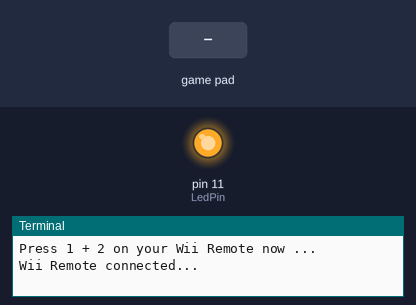
Simulated run of this program. Board: Raspberry Pi (header pin numbers). Parts: output pins drawn as LEDs (lit = HIGH), the last lines printed to the terminal. The test bench sets the inputs (shaded band).

Above: at 3.2 s.
3.3 s: game-controller BTN A pressed
At 4.1 s:
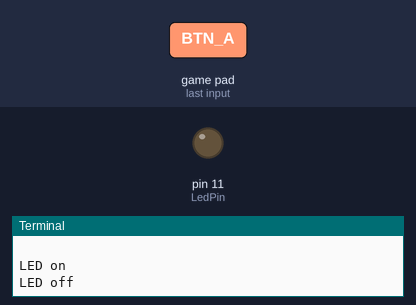
Timing chart, 0 to 6.3 s (numbered marks = the images above; inputs shaded):
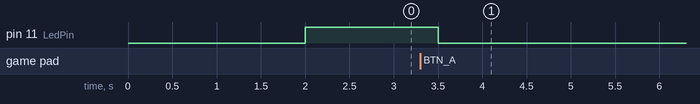

The program:

wii_led_test.py
```python
import RPi.GPIO as GPIO
import time, cwiid

LedPin = 11    # pin11

def setup():
  GPIO.setmode(GPIO.BOARD)       # Numbers GPIOs by physical location
  GPIO.setup(LedPin, GPIO.OUT)   # Set LedPin's mode is output
  GPIO.output(LedPin, GPIO.HIGH) # Set LedPin high(+3.3V) to turn on led

def blink():
  ledOn = False
  ledOnPrev = False

  while True:
    buttons = wii.state['buttons']

    if (buttons & cwiid.BTN_A) and ledOn == False:
      ledOn = True
      GPIO.output(LedPin, GPIO.HIGH)
      print 'LED on'
    elif not (buttons & cwiid.BTN_A) and ledOn == True:
      ledOn = False
      GPIO.output(LedPin, GPIO.LOW)
      print 'LED off'

    time.sleep(0.1)

def destroy():
  GPIO.output(LedPin, GPIO.LOW)   # led off
  GPIO.cleanup()                  # Release resource

if __name__ == '__main__':     # Program start from here
  print 'Press 1 + 2 on your Wii Remote now ...'
  time.sleep(1)

  # Connect to the Wii Remote. If it times out
  # then quit.
  try:
    wii=cwiid.Wiimote()
  except RuntimeError:
    print "Error opening wiimote connection"
    quit()

  print 'Wii Remote connected...\n'

  wii.rpt_mode = cwiid.RPT_BTN

  setup()
  try:
    blink()
  except KeyboardInterrupt:  # When 'Ctrl+C' is pressed, the child program destroy() will be  executed.
    destroy()
```

Measured:
- after the input at 3.3 s, pin 11 (LedPin): HIGH → LOW after 0.20 s
